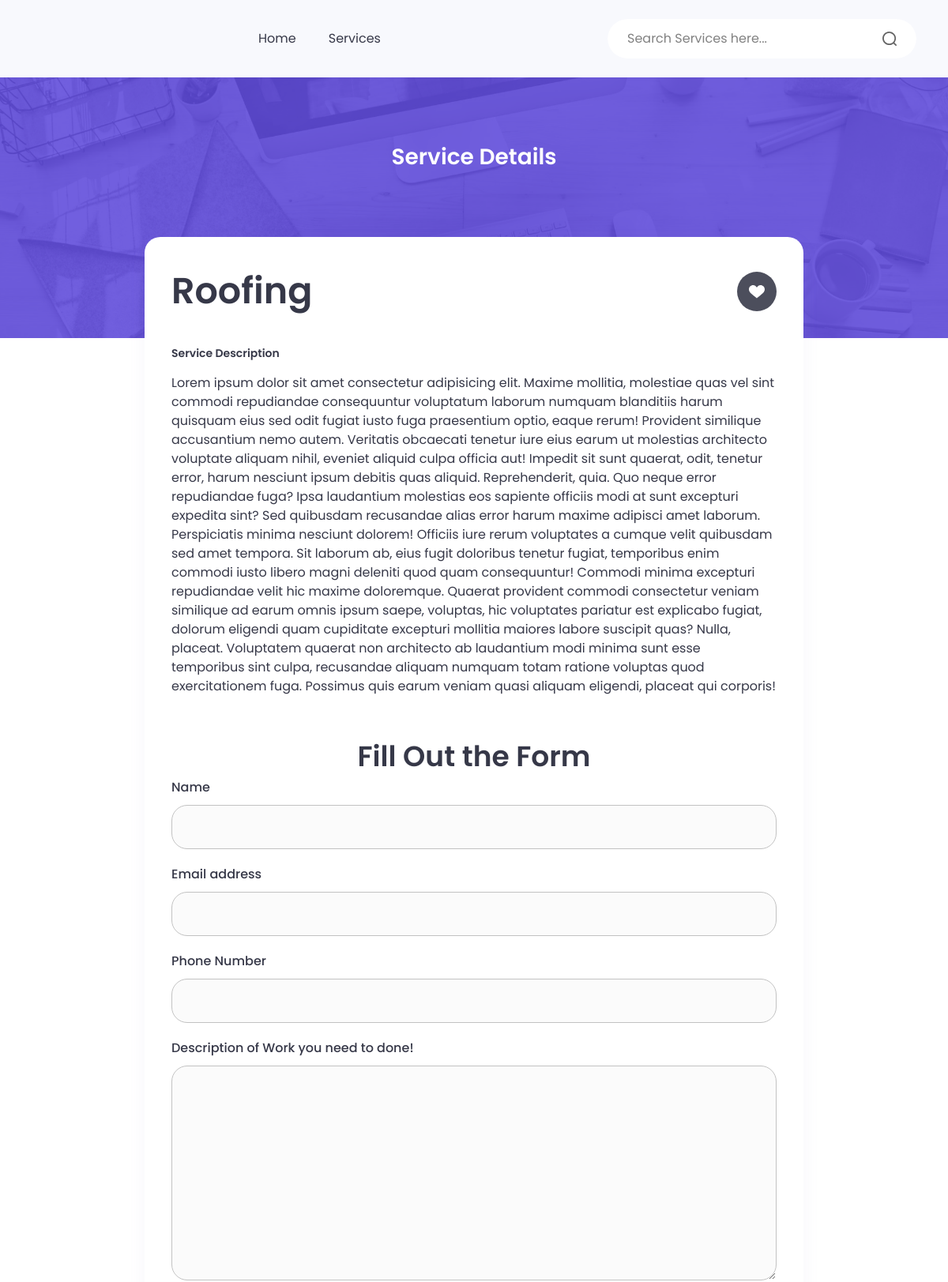
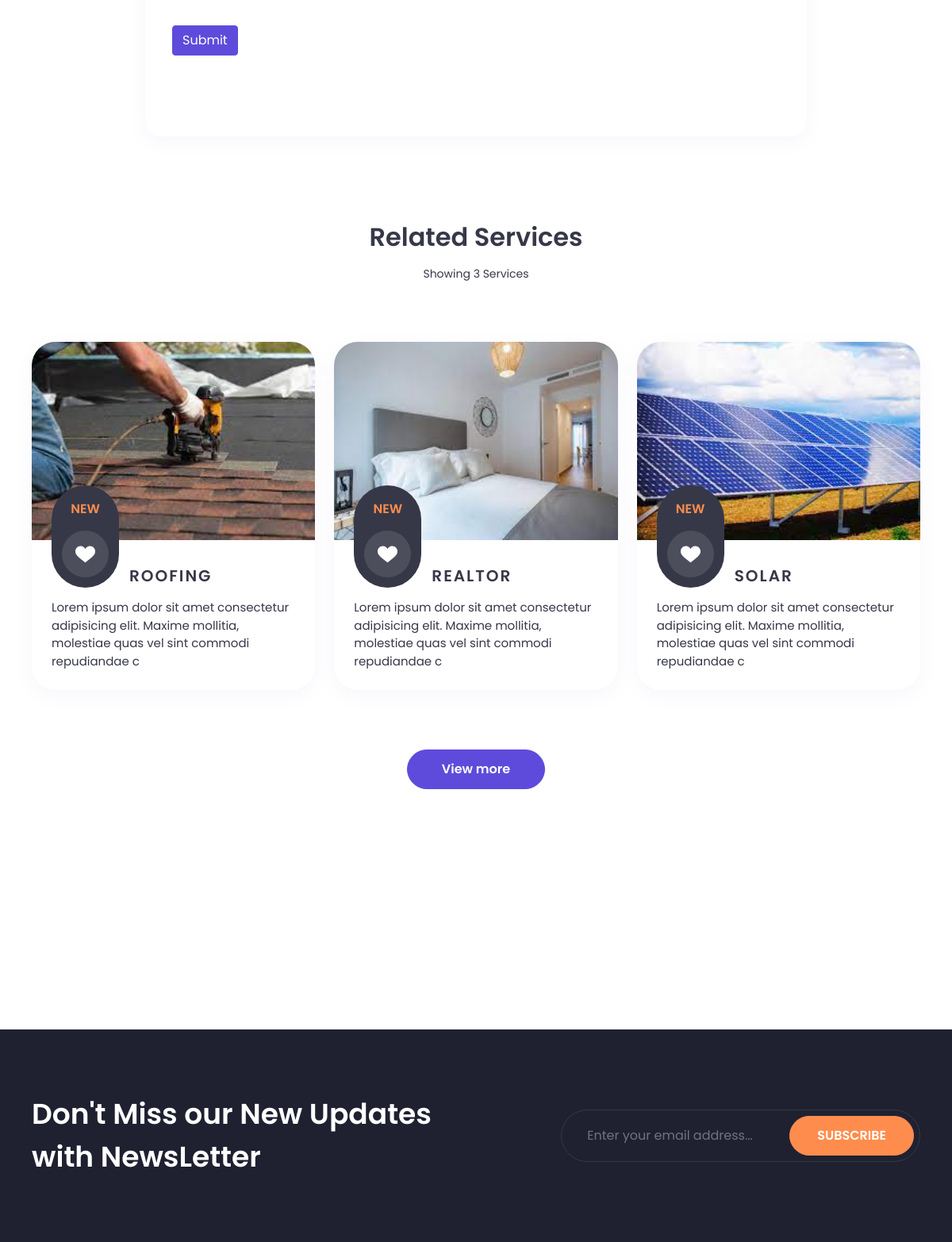
The page /service-detail-page/1 on the database its author committed (2 pictures, top to bottom).
### base/models.py (models this page shows, shortened)
class Service(models.Model):
    title = models.CharField(max_length=100, null=False, blank=False)
    image = models.ImageField(upload_to="service_profile", default="default_service_profile.png", blank=True, null=True)
    desc = models.TextField(null=False, blank=False)
    email_address_associate = models.EmailField(null=False, blank=False)
    email_address_password = models.TextField(null=False, blank=False)
    receiver_email = models.TextField(null=False, blank=False)
    email_text_to_send_user = models.TextField(null=False, blank=False, default="Its that simple! You will be contacted by a qualified professional right away!")

### base/views.py (the view)
# urls.py: path("service-detail-page/<int:id>", views.service_detail_page, name="service_detail_page"),
def service_detail_page(request, id):
    service = Service.objects.get(id=id)
    related_services = Service.objects.all()[:3]
    hearted = request.session.get('hearted')
    if hearted:
        all_ids = request.session['hearted'].split(" ")
        hearted = [int(i) for i in all_ids]
    context = {
        "service":service,
        "hearted":hearted,
        "related_services":related_services
        }
    return render(request, "service_detail_page.html", context)

### templates/service_detail_page.html (shortened to what this page needs)
{% extends 'base.html' %} {% load static %} {% block title %} Service Detail {% endblock title %} {% block content %}
<main class="main position-relative">
  <div class="detail-header-background">
    <img
      src="{% static 'assets/pages/jobdetail/header/header-bg.png'%}"
      alt=""
    />
  </div>
  <div class="container-xxl">
    <div class="position-relative py-43 py-lg-80">
      <div class="d-grid gap-10 text-center">
        <h4 class="heading-section-4 text-white mb-0">Service Details</h4>
      </div>
    </div>
  </div>
  <div class="container-xxl">
    <div class="row">
      <div
        class="col-12 col-lg-8 col-xl-9 order-lg-2 d-flex justify-content-center align-center m-auto"
      >
        <div
          class="d-grid bg-white p-20 p-md-34 p-xxl-43 gap-34 rounded-20 shadow-2"
        >
          <div class="d-flex align-items-center">
            <div class="d-grid gap-10">
              <h1 class="heading-section-1 text-dark mb-0">
                {{service.title}}
              </h1>
            </div>
            <div
              class="d-none d-md-flex align-items-md-center gap-10 gap-xl-20 ms-auto ps-20"
            >
              {% if service.id in hearted %}
              <button
                class="btn btn-rounded btn-book"
                value="hearted"
                id="heart_btn_id_{{service.id}}"
                onclick="heart_btn_clicked({{service.id}})"
              >
                <img
                  src="{% static 'assets/icons/heart.svg' %}"
                  class="svg-inject svg-icon"
                  alt=""
                />
              </button>
              {%else %}
              <button
                style="background-color: #4c4e5c"
                class="btn btn-rounded btn-book"
                value="non_hearted"
                id="heart_btn_id_{{service.id}}"
                onclick="heart_btn_clicked({{service.id}})"
              >
                <img
                  src="{% static 'assets/icons/heart.svg' %}"
                  class="svg-inject svg-icon"
                  alt=""
                />
              </button>
              {%endif%}
            </div>
          </div>
          <div class="d-grid gap-15">
            <div class="fs-14 fw-semiBold">Service Description</div>
            <div class="fs-16">
              <p>{{service.desc}}</p>
            </div>
          </div>
          <div class="form_section">
            <h2
              class="d-flex justify-content-center align-center heading-section-2 text-dark mb-0"
            >
              Fill Out the Form
            </h2>
            <form method="POST" action="{% url 'leads_collector' service.id %}" >
              <div class="mb-20">
                <label for="name__input" class="form-label"
                  >Name</label
                >
                <input
                  type="text"
                  class="form-control"
                  id="name__input"
                  name="name__input"
                />
              </div>
              <div class="mb-20">
                <label for="email__input" class="form-label"
                  >Email address</label
                >
                <input
                  type="email"
                  class="form-control"
                  id="email__input"
                  name="email__input"
                  aria-describedby="emailHelp"
                />
              </div>
              <div class="mb-20">
                <label for="phone__input" class="form-label"
                  >Phone Number</label
                >
                <input
                  type="number"
                  class="form-control"
                  id="phone__input"
                  name="phone__input"
				  pattern="[0-9]{3}[0-9]{3}[0-9]{4}"
                />
              </div>
              <div class="mb-3">
                <label for="desc__input" class="form-label"
                  >Description of Work you need to done!</label
                >
				<textarea type="textarea" class="form-control" id="desc__input" name="desc__input" cols="30" rows="10"></textarea>
              </div>
              <button type="submit" class="btn btn-primary mt-34">Submit</button>
            </form>
          </div>
        </div>
      </div>
    </div>
  </div>
  <div class="container-xxl py-60">
    <div class="d-grid gap-12 w-md-50 w-xl-34 mb-60 mx-auto">
      <h2 class="heading-section-3 text-dark text-center mb-0">
        Related Services
      </h2>
      <div class="heading-text-2 lh-base text-dark text-center">
        Showing {{related_services.count}} Services
      </div>
    </div>
    <div class="row">
     {% if related_services %} {% for service in related_services %}
      <div class="col-12 col-md-6 col-xl-4 my-15">
        <div class="event-card">
          <div class="event-thumb">
            <img
              src="{{service.image.url}}"
              alt=""
            />
          </div>
          <div class="event-content">
            <div class="event-content-header">
              <div class="event-content-date-book">
                <div class="event-date">
                  <span class="text-accent">NEW</span>
                </div>
                {% if service.id in hearted %}
                <button
                  class="btn btn-event-book"
                  type="button"
                  id="heart_btn_id_{{service.id}}"
                  style="background-color: #ff477e"
                  onclick="heart_btn_clicked({{service.id}})"
                  value="hearted"
                >
                  <svg
                    width="20"
                    height="20"
                    viewBox="0 0 20 20"
                    fill="none"
                    xmlns="http://www.w3.org/2000/svg"
                    data-inject-url="https://peterdraw.studio/ziro-html/assets/icons/heart.svg"
                    class="svg-inject"
                  >
                    <path
                      d="M14.6875 2C12.3186 2 10.7965 3.55012 10 4.94285C9.20348 3.55012 7.68145 2 5.3125 2C2.30613 2 0 4.30254 0 7.35641C0 10.6678 2.88922 12.9228 7.20363 16.3371C9.31621 18.0075 9.45195 18.1345 10 18.575C10.4473 18.2155 10.6948 17.9988 12.7964 16.3371C17.1108 12.9228 20 10.6678 20 7.35641C20 4.30258 17.6939 2 14.6875 2Z"
                    ></path>
                  </svg>
                </button>
                {%else%}
                <button
                  class="btn btn-event-book"
                  type="button"
                  id="heart_btn_id_{{service.id}}"
                  onclick="heart_btn_clicked({{service.id}})"
                  value="non_hearted"
                >
                </button>
                {%endif%}
				</div>
              <div class="event-content-info">
                <h2 class="event-title event-categories">
                  <a class="event-title-link" href="{% url 'service_detail_page' service.id %}">{{service.title}}</a>
                </h2>
              </div>
            </div>
            <div class="event-content-footer">
              <div class="event-summary">
                <p>{{service.desc|slice:"0:120"}}</p>
              </div>
            </div>
          </div>
        </div>
      </div>
      {% endfor %} {% else %}
      <h1 class="heading-header-1 mb-0 m-auto d-flex justify-content-center">
        No
        <span class="text-accent">Service</span> Found!
      </h1>
      {% endif %}
    </div>
    <div class="d-flex">
      <a
        class="btn btn-primary fw-semiBold py-12 px-43 mt-60 mx-auto rounded-pill"
        href="{% url 'services_page' %}"
        role="button"
        >View more</a
      >
    </div>
  </div>
  <div class="container py-60 py-lg-100">
  </div>
</main>
{% endblock content %}

### templates/base.html (shortened to what this page needs)
<!DOCTYPE html>
<html lang="en">
  <head>
    {% load static %}
    <link
      rel="stylesheet"
      href="{% static 'css/jquery-ui/jquery-ui.min.css' %}"
    />
    <link
      rel="stylesheet"
      href="{% static 'css/swiper/swiper-bundle.min.css' %}"
    />
    <link rel="stylesheet" href="{% static 'css/style.css' %}" />
    <link rel="stylesheet" href="{% static 'css/new_style.css' %}" />
  </head>
  <body>
    <nav class="navbar navbar-expand-xl bg-ghost-white">
      <div class="container-xxl justify-content-md-start">
        <div class="collapse navbar-collapse" id="navbarContent">
          <div
            class="d-grid d-xl-flex align-items-xl-center pb-15 pb-xl-0 w-100 gap-20 gap-xl-0"
          >
            <ul class="navbar-nav mx-xl-auto order-2 order-xl-1">
              <li class="nav-item">
              {% if request.path == "/" %}
                <a class="nav-link active" aria-current="page" href="{% url 'homepage' %}">Home</a>
                {%else%}
                <a class="nav-link" aria-current="page" href="{% url 'homepage' %}">Home</a>
                {%endif%}
              </li>
              <li class="nav-item">
              {% if request.path == "/services" %}
                <a class="nav-link active" href="{% url 'services_page' %}">Services</a>
                {%else%}
                <a class="nav-link" href="{% url 'services_page' %}">Services</a>
                {%endif%}
              </li>
            </ul>
            <form
              class="order-1 order-xl-2"
              role="search"
              action="{% url 'services_page' %}"
              method="get"
            >
              <div class="form-search">
                <input
                  class="form-control"
                  type="search"
                  placeholder="Search Services here..."
                  aria-label="Search"
                  name="q"
                />
              </div>
            </form>
          </div>
        </div>
      </div>
    </nav>
    {% block content %}{% endblock content %}
    <footer class="footer bg-black">
      <div class="container-xxl">
        <div class="row py-25 py-lg-43 py-xl-80 align-items-md-center">
          <div class="col-12 col-md-6">
            <h2 class="heading-section-2 text-white mb-0">
              Don't Miss our New Updates with NewsLetter
            </h2>
          </div>
          <div class="col-12 col-md-6 col-lg-5 offset-lg-1 mt-25 mt-md-0">
            <form class="ms-auto" action="{% url 'newsletter_emails_collector' %}" method="POST">
              <div class="form-btn-inner form-newsletter rounded-pill">
                <input
                  class="form-control"
                  type="email"
                  name="email_newsletter__input"
                  placeholder="Enter your email address..."
                />
                <button
                  class="btn btn-accent text-white text-uppercase fw-semiBold py-12 px-20 px-lg-34 shadow-none"
                  type="submit"
                >
                  Subscribe
                </button>
              </div>
            </form>
          </div>
        </div>
        </div>
    </footer>
  </body>
</html>

### rows shown on the page
Service: title "Roofing", desc "Lorem ipsum dolor sit amet consectetur adipisicing elit. Maxime mollitia, molestiae quas vel sint commodi repudiandae consequuntur voluptatum laborum numquam blanditiis harum quisquam eius sed odit fugiat iusto fuga praesentium optio, eaque rerum! Provident similique accusantium nemo autem. Veritatis obcaecati tenetur iure eius earum ut molestias architecto voluptate aliquam nihil, eveniet aliquid culpa officia aut! Impedit sit sunt quaerat, odit, tenetur error, harum nesciunt ipsum debitis quas aliquid. Reprehenderit, quia. Quo neque error repudiandae fuga? Ipsa laudantium molestias eos sapiente officiis modi at sunt excepturi expedita sint? Sed quibusdam recusandae alias error harum…", image (picture), title "ROOFING", desc "Lorem ipsum dolor sit amet consectetur adipisicing elit. Maxime mollitia, molestiae quas vel sint commodi repudiandae c"
Service: image (picture), title "REALTOR", desc "Lorem ipsum dolor sit amet consectetur adipisicing elit. Maxime mollitia, molestiae quas vel sint commodi repudiandae c"
Service: image (picture), title "SOLAR", desc "Lorem ipsum dolor sit amet consectetur adipisicing elit. Maxime mollitia, molestiae quas vel sint commodi repudiandae c"

### other values the page prints
{{ related_services.count }} "3"
